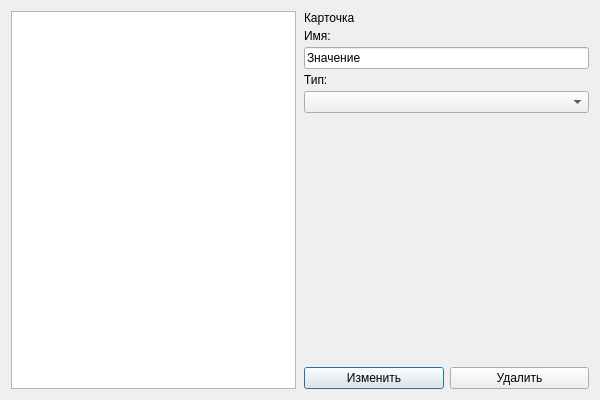
<?xml version="1.0" encoding="UTF-8"?>
<ui version="4.0"><class>Dialog</class><widget class="QDialog" name="Dialog"><property name="geometry"><rect><x>0</x><y>0</y><width>600</width><height>400</height></rect></property><property name="windowTitle"><string>#124 mixed/209_nav_plus_detail</string></property><layout class="QVBoxLayout" name="verticalLayout"><property name="leftMargin"><number>11</number></property><property name="topMargin"><number>11</number></property><property name="rightMargin"><number>11</number></property><property name="bottomMargin"><number>11</number></property><property name="spacing"><number>6</number></property><item><layout class="QHBoxLayout" name="split"><property name="leftMargin"><number>0</number></property><property name="topMargin"><number>0</number></property><property name="rightMargin"><number>0</number></property><property name="bottomMargin"><number>0</number></property><property name="spacing"><number>8</number></property><item><widget class="QListWidget" name="nav"></widget></item><item><layout class="QVBoxLayout" name="detail"><property name="leftMargin"><number>0</number></property><property name="topMargin"><number>0</number></property><property name="rightMargin"><number>0</number></property><property name="bottomMargin"><number>0</number></property><property name="spacing"><number>4</number></property><item><widget class="QLabel" name="l1"><property name="text"><string>Карточка</string></property></widget></item><item><widget class="QLabel" name="l2"><property name="text"><string>Имя:</string></property></widget></item><item><widget class="QLineEdit" name="e1"><property name="text"><string>Значение</string></property></widget></item><item><widget class="QLabel" name="l3"><property name="text"><string>Тип:</string></property></widget></item><item><widget class="QComboBox" name="c1"></widget></item><item><spacer name="verticalSpacer"><property name="orientation"><enum>Qt::Orientation::Vertical</enum></property><property name="sizeHint" stdset="0"><size><width>40</width><height>20</height></size></property></spacer></item><item><layout class="QHBoxLayout" name="row"><property name="leftMargin"><number>0</number></property><property name="topMargin"><number>0</number></property><property name="rightMargin"><number>0</number></property><property name="bottomMargin"><number>0</number></property><property name="spacing"><number>6</number></property><item><widget class="QPushButton" name="b1"><property name="text"><string>Изменить</string></property></widget></item><item><widget class="QPushButton" name="b2"><property name="text"><string>Удалить</string></property></widget></item></layout></item></layout></item></layout></item></layout></widget></ui>
